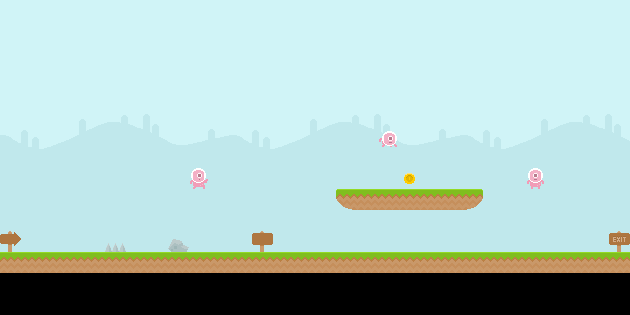

The image is a tile-based game level rendered from a .tmx file. Its description and source (layers, tilesets, objects; grid data summarised) follow:
An orthogonal 30x15 tile map with 21x21 px tiles, 4 tile layers (background, walls, events, decor) and 2 objects (spawnpoint, end).

<map version="1.0" orientation="orthogonal" renderorder="right-down" width="30" height="15" tilewidth="21" tileheight="21" nextobjectid="20">
 <tileset firstgid="1" name="tileset" tilewidth="21" tileheight="21" spacing="2">
  <image source="spritesheet.png" trans="5e81a2" width="688" height="366" />
  <tile id="70">
   <properties>
    <property name="event" value="0" />
   </properties>
  </tile>
  <tile id="76">
   <properties>
    <property name="event" value="5" />
   </properties>
  </tile>
  <tile id="77">
   <properties>
    <property name="event" value="5" />
   </properties>
  </tile>
  <tile id="78">
   <properties>
    <property name="event" value="5" />
   </properties>
  </tile>
  <tile id="253">
   <properties>
    <property name="4" value="" />
   </properties>
  </tile>
  <tile id="254">
   <properties>
    <property name="event" value="6" />
   </properties>
  </tile>
  <tile id="255">
   <properties>
    <property name="event" value="6" />
   </properties>
  </tile>
  <tile id="256">
   <properties>
    <property name="event" value="6" />
   </properties>
  </tile>
 </tileset>
 <layer name="background" width="30" height="15">
  <data>[450 cells, 390 non-empty, 33 distinct tile ids]</data>
 </layer>
 <layer name="walls" width="30" height="15">
  <data>[450 cells, 37 non-empty, 3 distinct tile ids]</data>
 </layer>
 <objectgroup name="objects">
  <object id="14" name="spawnpoint" x="10.3096" y="242.025" />
  <object id="18" name="end" x="599" y="27.333" />
 </objectgroup>
 <layer name="events" width="30" height="15">
  <data>[450 cells, 5 non-empty, 5 distinct tile ids]</data>
 </layer>
 <layer name="decor" width="30" height="15">
  <data>[450 cells, 4 non-empty, 4 distinct tile ids]</data>
 </layer>
</map>
